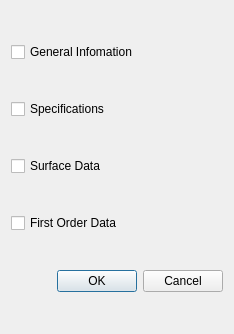
<?xml version="1.0" encoding="UTF-8"?>
<ui version="4.0">
 <class>PrescriptionDlg</class>
 <widget class="QDialog" name="PrescriptionDlg">
  <property name="geometry">
   <rect>
    <x>0</x>
    <y>0</y>
    <width>234</width>
    <height>334</height>
   </rect>
  </property>
  <property name="windowTitle">
   <string>Dialog</string>
  </property>
  <layout class="QVBoxLayout" name="verticalLayout">
   <item>
    <widget class="QCheckBox" name="generalInfoCheck">
     <property name="text">
      <string>General Infomation</string>
     </property>
    </widget>
   </item>
   <item>
    <widget class="QCheckBox" name="specCheck">
     <property name="text">
      <string>Specifications</string>
     </property>
    </widget>
   </item>
   <item>
    <widget class="QCheckBox" name="surfaceDataCheck">
     <property name="text">
      <string>Surface Data</string>
     </property>
    </widget>
   </item>
   <item>
    <widget class="QCheckBox" name="firstOrderDataCheck">
     <property name="text">
      <string>First Order Data</string>
     </property>
    </widget>
   </item>
   <item>
    <widget class="QDialogButtonBox" name="buttonBox">
     <property name="orientation">
      <enum>Qt::Horizontal</enum>
     </property>
     <property name="standardButtons">
      <set>QDialogButtonBox::Cancel|QDialogButtonBox::Ok</set>
     </property>
    </widget>
   </item>
  </layout>
 </widget>
 <resources/>
 <connections>
  <connection>
   <sender>buttonBox</sender>
   <signal>accepted()</signal>
   <receiver>PrescriptionDlg</receiver>
   <slot>accept()</slot>
   <hints>
    <hint type="sourcelabel">
     <x>248</x>
     <y>254</y>
    </hint>
    <hint type="destinationlabel">
     <x>157</x>
     <y>274</y>
    </hint>
   </hints>
  </connection>
  <connection>
   <sender>buttonBox</sender>
   <signal>rejected()</signal>
   <receiver>PrescriptionDlg</receiver>
   <slot>reject()</slot>
   <hints>
    <hint type="sourcelabel">
     <x>316</x>
     <y>260</y>
    </hint>
    <hint type="destinationlabel">
     <x>286</x>
     <y>274</y>
    </hint>
   </hints>
  </connection>
 </connections>
</ui>
